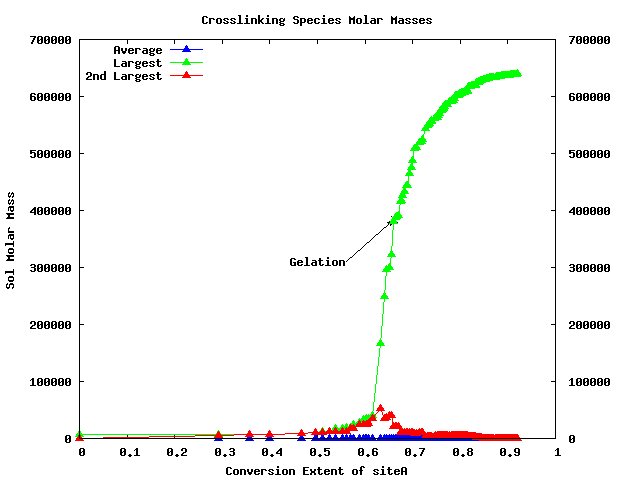

This figure's gnuplot source:

	set origin 0,0
	set style data points
	set style function lines
	set tics in
	set ticslevel 0.5
	set tics scale 1,0.5
	set mxtics default
	set mytics default
	set mx2tics default
	set my2tics default
	set xtics border mirror norotate 
	set ytics border nomirror norotate 
	set nox2tics
	set y2tics border nomirror norotate 
	set timestamp "" bottom norotate offset 0.0,0.0 font ""
	set xrange [ 0 : * ] noreverse nowriteback  # (currently [-10:10] )
	set x2range [ * : * ] noreverse nowriteback  # (currently [-10:10] )
	set yrange [ 0 : * ] noreverse nowriteback  # (currently [-10:10] )
	set y2range [ * : * ] noreverse nowriteback  # (currently [-10:10] )

    
	if (1) set style arrow 1 head filled
        if (1) set arrow 2 from 0.56164999999999998,310598.72000000003 to 0.66164999999999996,384086.15000000002 as 1 head filled
        if (1) set label 3 "Gelation" at 0.56164999999999998,310598.72000000003 right
        if (1) set label 4 "" at 0.66164999999999996,384086.15000000002 point pointtype 3
	set yrange [ 0 : * ] noreverse nowriteback
	set y2range [ * : * ] noreverse nowriteback

	set term png
	set output 'molarMassVsConvExt.png'

	set title "Crosslinking Species Molar Masses"
	set xlabel "Conversion Extent of siteA"
	set ylabel "Sol Molar Mass"

        set key left top

	plot "molarMassData.txt" using 2:4 title "Average" with linespoints pt 9 linecolor rgb "blue", \
	     "molarMassData.txt" using 2:6 title "Largest" with linespoints pt 9 linecolor rgb "green", \
	     "molarMassData.txt" using 2:7 title "2nd Largest" with linespoints pt 9 linecolor rgb "red"

	set term gif
	set output 'molarMassVsConvExt.gif'
	replot
    
